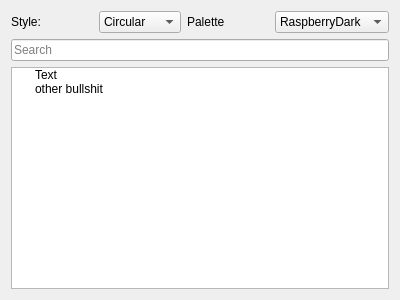
<?xml version="1.0" encoding="UTF-8"?>
<ui version="4.0">
 <class>Form</class>
 <widget class="QWidget" name="Form">
  <property name="geometry">
   <rect>
    <x>0</x>
    <y>0</y>
    <width>400</width>
    <height>300</height>
   </rect>
  </property>
  <property name="windowTitle">
   <string>Form</string>
  </property>
  <layout class="QVBoxLayout" name="verticalLayout">
   <item>
    <layout class="QHBoxLayout" name="horizontalLayout">
     <item>
      <widget class="QLabel" name="label">
       <property name="text">
        <string>Style:</string>
       </property>
      </widget>
     </item>
     <item>
      <widget class="QComboBox" name="Style">
       <item>
        <property name="text">
         <string>Circular</string>
        </property>
       </item>
       <item>
        <property name="text">
         <string>Sharp</string>
        </property>
       </item>
      </widget>
     </item>
     <item>
      <widget class="QLabel" name="label_2">
       <property name="text">
        <string>Palette</string>
       </property>
      </widget>
     </item>
     <item>
      <widget class="QComboBox" name="Palette">
       <item>
        <property name="text">
         <string>RaspberryDark</string>
        </property>
       </item>
       <item>
        <property name="text">
         <string>MoonlightDark</string>
        </property>
       </item>
      </widget>
     </item>
    </layout>
   </item>
   <item>
    <widget class="QLineEdit" name="lineEdit">
     <property name="placeholderText">
      <string>Search</string>
     </property>
     <property name="clearButtonEnabled">
      <bool>true</bool>
     </property>
    </widget>
   </item>
   <item>
    <widget class="QTreeWidget" name="treeWidget">
     <attribute name="headerVisible">
      <bool>false</bool>
     </attribute>
     <column>
      <property name="text">
       <string>1</string>
      </property>
     </column>
     <item>
      <property name="text">
       <string>Text</string>
      </property>
     </item>
     <item>
      <property name="text">
       <string>other bullshit</string>
      </property>
     </item>
    </widget>
   </item>
  </layout>
 </widget>
 <resources/>
 <connections/>
</ui>
